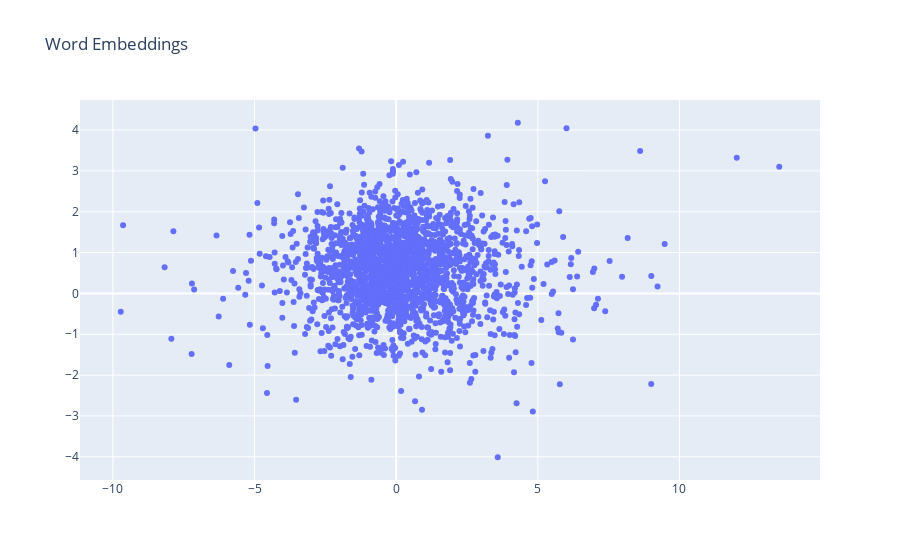

The notebook cell this image was saved under:
### Code cell
def plot_2d_embeddings(embeddings, id_start=1, count=1000):
  # Get 1st and 2nd embedding dims for the desired tokens.
  x1 = embeddings[id_start:id_start+count, 0]
  x2 = embeddings[id_start:id_start+count, 1]
  
  # Get the corresponding words from the reverse index (for labeling).
  tokens = [tokenizer.index_word[i] for i in range(id_start, id_start+count)]

  # Plot with the plotly library.
  data = plotly.Scatter(x=x1, y=x2, text=tokens,
                        mode='markers', textposition='bottom left',
                        hoverinfo='text')
  fig = plotly.Figure(data=[data],
                      layout=plotly.Layout(title="Word Embeddings",
                                           hovermode='closest'))
  fig.show()

# Very frequent tokens tend to be more syntactic than semantic, so let's plot
# some rarer words.    
plot_2d_embeddings(embeddings_trained_pca, id_start=1, count=2000)

### Figure 1 — Plotly figure (JSON) as saved in the notebook; plotly's stock layout.template omitted (floating-point values rounded to 4 significant figures; data arrays with more than 128 entries replaced by an {"elided": "..."} marker saying what was removed)
{"data": [{"hoverinfo": "text", "mode": "markers", "text": {"elided": "2000 str values"}, "textposition": "bottom left", "type": "scatter", "x": {"elided": "2000 float values"}, "y": {"elided": "2000 float values"}}], "layout": {"hovermode": "closest", "title": {"text": "Word Embeddings"}}}
